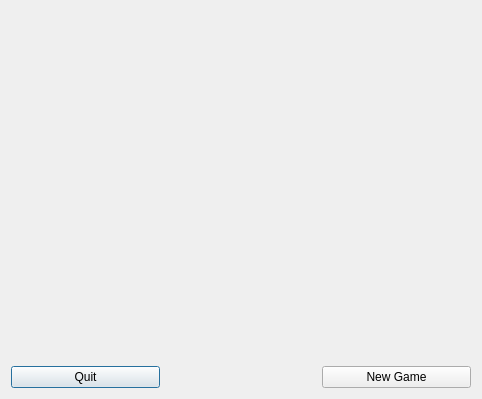
<?xml version="1.0" encoding="UTF-8"?>
<ui version="4.0">
 <class>GaveOverView</class>
 <widget class="QDialog" name="GaveOverView">
  <property name="geometry">
   <rect>
    <x>0</x>
    <y>0</y>
    <width>482</width>
    <height>399</height>
   </rect>
  </property>
  <property name="windowTitle">
   <string>GaveOverView</string>
  </property>
  <layout class="QGridLayout" name="gridLayout">
   <item row="1" column="0">
    <widget class="QPushButton" name="quitButton">
     <property name="text">
      <string>Quit</string>
     </property>
    </widget>
   </item>
   <item row="1" column="2">
    <widget class="QPushButton" name="newGameButton">
     <property name="text">
      <string>New Game</string>
     </property>
    </widget>
   </item>
   <item row="0" column="0" colspan="3">
    <widget class="QLabel" name="icon">
     <property name="sizePolicy">
      <sizepolicy hsizetype="MinimumExpanding" vsizetype="MinimumExpanding">
       <horstretch>0</horstretch>
       <verstretch>0</verstretch>
      </sizepolicy>
     </property>
     <property name="text">
      <string/>
     </property>
     <property name="alignment">
      <set>Qt::AlignCenter</set>
     </property>
    </widget>
   </item>
  </layout>
 </widget>
 <layoutdefault spacing="6" margin="11"/>
 <resources/>
 <connections/>
</ui>
